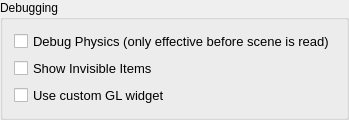
           <widget class="QGroupBox" name="debugPanel">
            <property name="enabled">
             <bool>true</bool>
            </property>
            <property name="title">
             <string>Debugging</string>
            </property>
            <layout class="QVBoxLayout" name="verticalLayout_21">
             <item>
              <widget class="QCheckBox" name="debugPhysicsCheckBox">
               <property name="font">
                <font>
                 <pointsize>10</pointsize>
                </font>
               </property>
               <property name="text">
                <string>Debug Physics (only effective before scene is read)</string>
               </property>
              </widget>
             </item>
             <item>
              <widget class="QCheckBox" name="showInvisibleObjectsCheckBox">
               <property name="font">
                <font>
                 <pointsize>10</pointsize>
                </font>
               </property>
               <property name="text">
                <string>Show Invisible Items</string>
               </property>
              </widget>
             </item>
             <item>
              <widget class="QCheckBox" name="useCustomGLWidget">
               <property name="font">
                <font>
                 <pointsize>10</pointsize>
                 <weight>50</weight>
                 <bold>false</bold>
                </font>
               </property>
               <property name="text">
                <string>Use custom GL widget</string>
               </property>
              </widget>
             </item>
            </layout>
           </widget>
